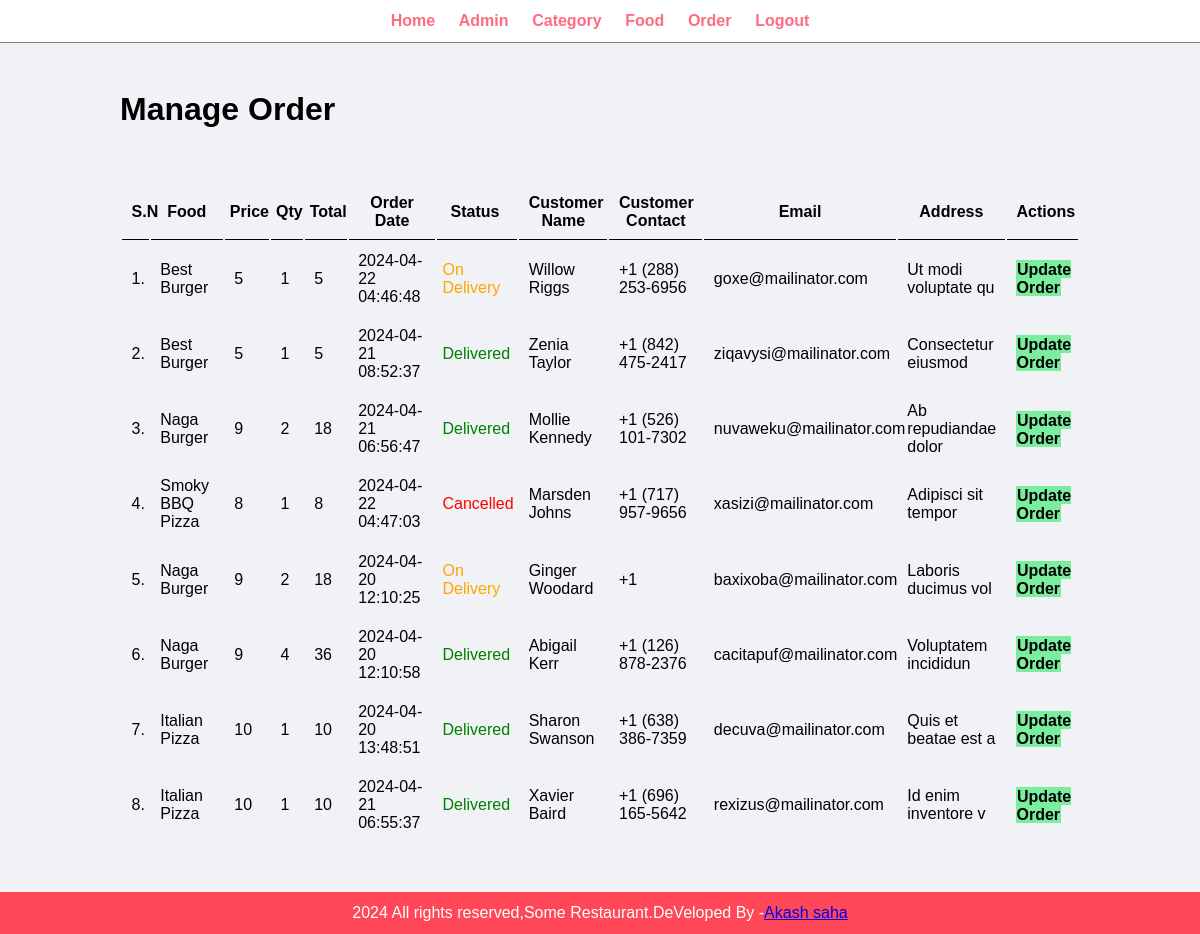
The app's page /admin/manage-order.php (signed in) with its own data.
### tables this page shows
CREATE TABLE `tbl_order` (
  `id` int(10) UNSIGNED NOT NULL,
  `food` varchar(150) NOT NULL,
  `price` decimal(10,0) NOT NULL,
  `qty` int(11) NOT NULL,
  `total` decimal(10,0) NOT NULL,
  `order_date` timestamp NOT NULL DEFAULT current_timestamp() ON UPDATE current_timestamp(),
  `status` varchar(50) NOT NULL,
  `customer_name` varchar(150) NOT NULL,
  `customer_contact` varchar(20) NOT NULL,
  `customer_email` varchar(150) NOT NULL,
  `customer_address` varchar(255) NOT NULL
);

### admin/manage-order.php (the view, shortened to what this page needs)
<?php include('partials/menu.php');?>
<div class="main-content">
  <div class="wrapper">
  <h1>Manage Order</h1>
<br /><br /><br />
<table class="table2">
<tr class="tr">
<th class="th">S.N</th>
<th class="th">Food</th>
<th class="th" style="padding-left: 5px;">Price</th>
<th class="th" style="padding-left: 5px;">Qty</th>
<th class="th" style="padding-left: 5px;">Total</th>
<th class="th">Order Date</th>
<th class="th" style="padding-left: 5px;">Status</th>
<th class="th">Customer Name</th>
<th class="th">Customer Contact</th>
<th class="th">Email</th>
<th class="th">Address</th>
<th class="th">Actions</th>
</tr>
<?PHP
$sql = "SELECT * FROM tbl_order ORDER BY id DESC";
$res = mysqli_query($conn, $sql);
$count = mysqli_num_rows($res);
$sn = 1;
if($count>0)
{
  while($row=mysqli_fetch_assoc($res))
  {
    $id = $row['id'];
    $food = $row['food'];
    $price = $row['price'];
    $qty = $row['qty'];
    $total = $row['total'];
    $order_date = $row['order_date'];
    $status = $row['status'];
    $customer_name = $row['customer_name'];
    $customer_contact = $row['customer_contact'];
    $customer_email = $row['customer_email'];
    $customer_address = $row['customer_address'];
    ?>
            <tr class="tr">
              <td class="td"><?php echo $sn++ ;?>.</td>
              <td class="td"><?php echo $food ;?></td>
              <td class="td"><?php echo $price ;?></td>
              <td class="td"><?php echo $qty ;?></td>
              <td class="td"><?php echo $total;?></td>
              <td class="td"><?php echo $order_date;?></td>
              <td class="td" style="padding-left: 5px;">
              <?php
             if($status=="ordered")
             {
              echo "<label>$status</label>";
             }
             elseif($status=="On Delivery")
             {
              echo "<label style='color: orange;'>
              $status</label>";
             }
            elseif($status=="Delivered")
             {
              echo "<label style='color: green;'>
              $status</label>";
             }
           elseif($status=="Cancelled")
             {
              echo "<label style='color: red;'>
              $status</label>";
             }
              ?>
            </td>
              <td class="td"><?php echo $customer_name ;?></td>
              <td class="td"><?php echo $customer_contact ;?></td>
              <td class="td"><?php echo $customer_email ;?></td>
              <td class="td"><?php echo $customer_address ;?></td>
              <td class="td">
                <a href="<?php echo SITEURL; ?>admin/update-order.php?id=<?php echo $id; ?>" class="btn-secondary">Update Order</a>
              </td>
            </tr>
    <?php
  }
}
else
{
  echo "<tr><td colspan='12' class='error'>Orders not Available</td></tr>";
}
?>
</table>
  </div>
</div>
<?php include('partials/footer.php');?>

### admin/partials/menu.php (shortened to what this page needs)
<html>
<head>
<link rel="stylesheet" href="../css/admin.css" >
</head>
<body>
<div class="menu text-center ">
<div class="wrapper">
<ul>
<li><a href="index.php">Home</a></li>
<li><a href="manage-admin.php">Admin</a></li>
<li><a href="manage-category.php">Category</a></li>
<li><a href="manage-food.php">Food</a></li>
<li><a href="manage-order.php">Order</a></li>
<li><a href="logout.php">Logout</a></li>
</ul>
</div>
</div>

### admin/partials/footer.php
<div class="footer">
 <div class="wrapper">
<p class="text-center">2024 All rights reserved,Some Restaurant.DeVeloped By -<a href="#">Akash saha</a></p>
</div>
</div>
</body>
</html>

### css/admin.css (style rules this page uses)
* { margin: 0; padding: 0; font-family: Arial, Helvetica, sans-serif; }
.wrapper { padding: 1%; width: 80%; margin: 0 auto; }
.text-center { text-align: center; }
.table2 .tr .th { border-bottom: 1px solid black; padding: 1%; text-align: center; }
.table2 .tr .td { padding: 1%; }
.btn-secondary { background-color: #7bed9f; padding: 1%; color: black; text-decoration: none; font-weight: bold; }
.menu { border-bottom: 1px solid gray; }
.menu ul { list-style-type: none; }
.menu ul li { display: inline; padding: 1%; }
.menu ul li a { text-decoration: none; font-weight: bold; color: #ff6b81; }
.main-content { padding: 3% 0; background-color: #f1f2f6; }
.footer { background-color: #ff4757; color: white; }

### records on screen
tbl_order: food "Best Burger", price "5", qty "1", total "5", order_date "2024-04-22 04:46:48", status "On Delivery", customer_name "Willow Riggs", customer_contact "+1 (288) 253-6956", customer_email "goxe@mailinator.com", customer_address "Ut modi voluptate qu"
tbl_order: food "Best Burger", price "5", qty "1", total "5", order_date "2024-04-21 08:52:37", status "Delivered", customer_name "Zenia Taylor", customer_contact "+1 (842) 475-2417", customer_email "ziqavysi@mailinator.com", customer_address "Consectetur eiusmod"
tbl_order: food "Naga Burger", price "9", qty "2", total "18", order_date "2024-04-21 06:56:47", status "Delivered", customer_name "Mollie Kennedy", customer_contact "+1 (526) 101-7302", customer_email "nuvaweku@mailinator.com", customer_address "Ab repudiandae dolor"
tbl_order: food "Smoky BBQ Pizza", price "8", qty "1", total "8", order_date "2024-04-22 04:47:03", status "Cancelled", customer_name "Marsden Johns", customer_contact "+1 (717) 957-9656", customer_email "xasizi@mailinator.com", customer_address "Adipisci sit tempor"
tbl_order: food "Naga Burger", price "9", qty "2", total "18", order_date "2024-04-20 12:10:25", status "On Delivery", customer_name "Ginger Woodard", customer_contact "+1", customer_email "baxixoba@mailinator.com", customer_address "Laboris ducimus vol"
tbl_order: food "Naga Burger", price "9", qty "4", total "36", order_date "2024-04-20 12:10:58", status "Delivered", customer_name "Abigail Kerr", customer_contact "+1 (126) 878-2376", customer_email "cacitapuf@mailinator.com", customer_address "Voluptatem incididun"
tbl_order: food "Italian Pizza", price "10", qty "1", total "10", order_date "2024-04-20 13:48:51", status "Delivered", customer_name "Sharon Swanson", customer_contact "+1 (638) 386-7359", customer_email "decuva@mailinator.com", customer_address "Quis et beatae est a"
tbl_order: food "Italian Pizza", price "10", qty "1", total "10", order_date "2024-04-21 06:55:37", status "Delivered", customer_name "Xavier Baird", customer_contact "+1 (696) 165-5642", customer_email "rexizus@mailinator.com", customer_address "Id enim inventore v"
